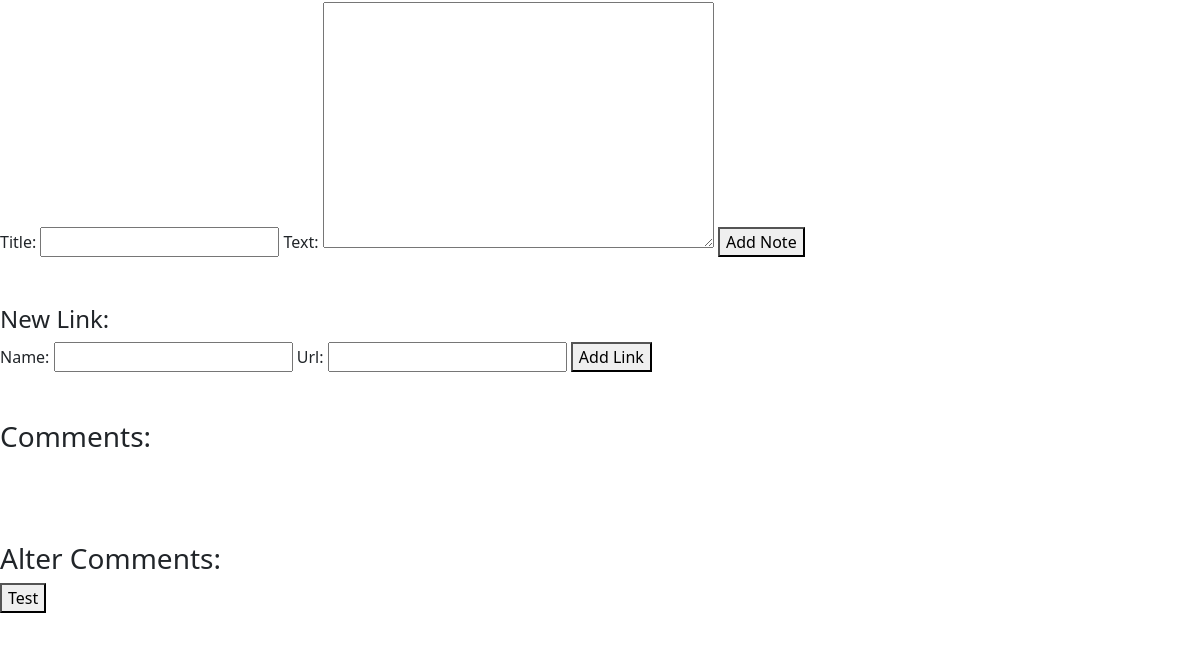
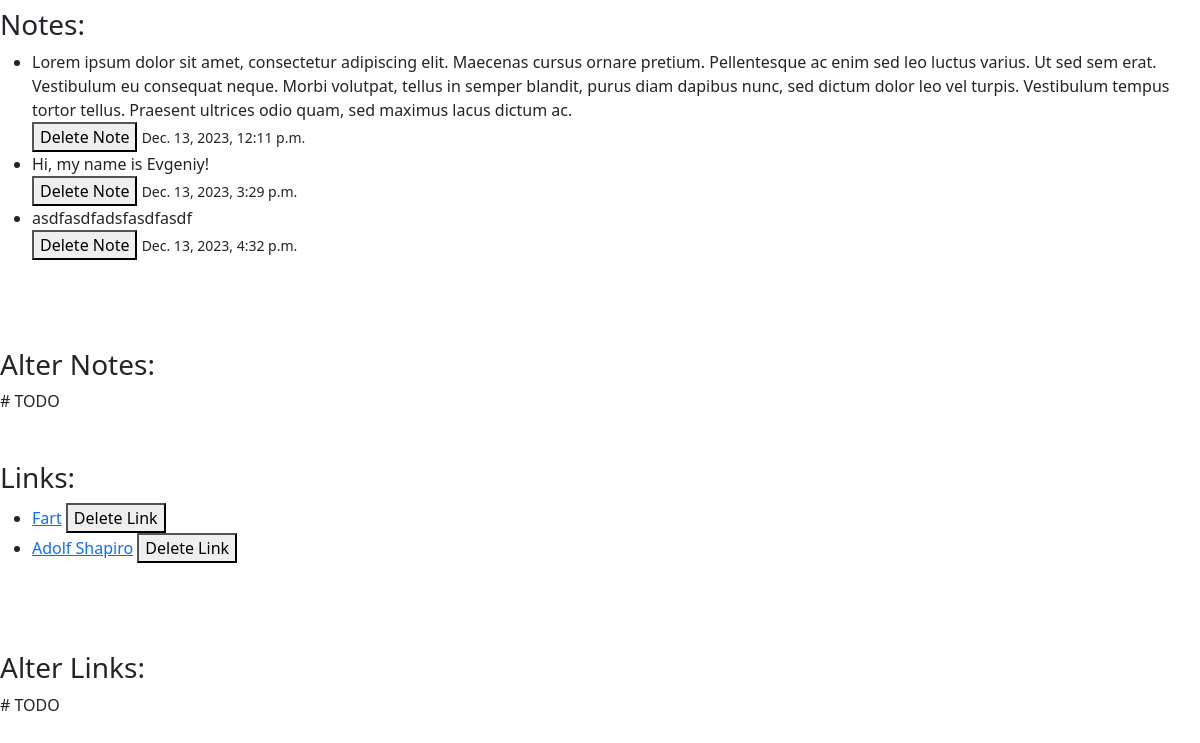
Before: /work_space/2 (signed in, lower part) with the older database file (2 pictures, top to bottom).
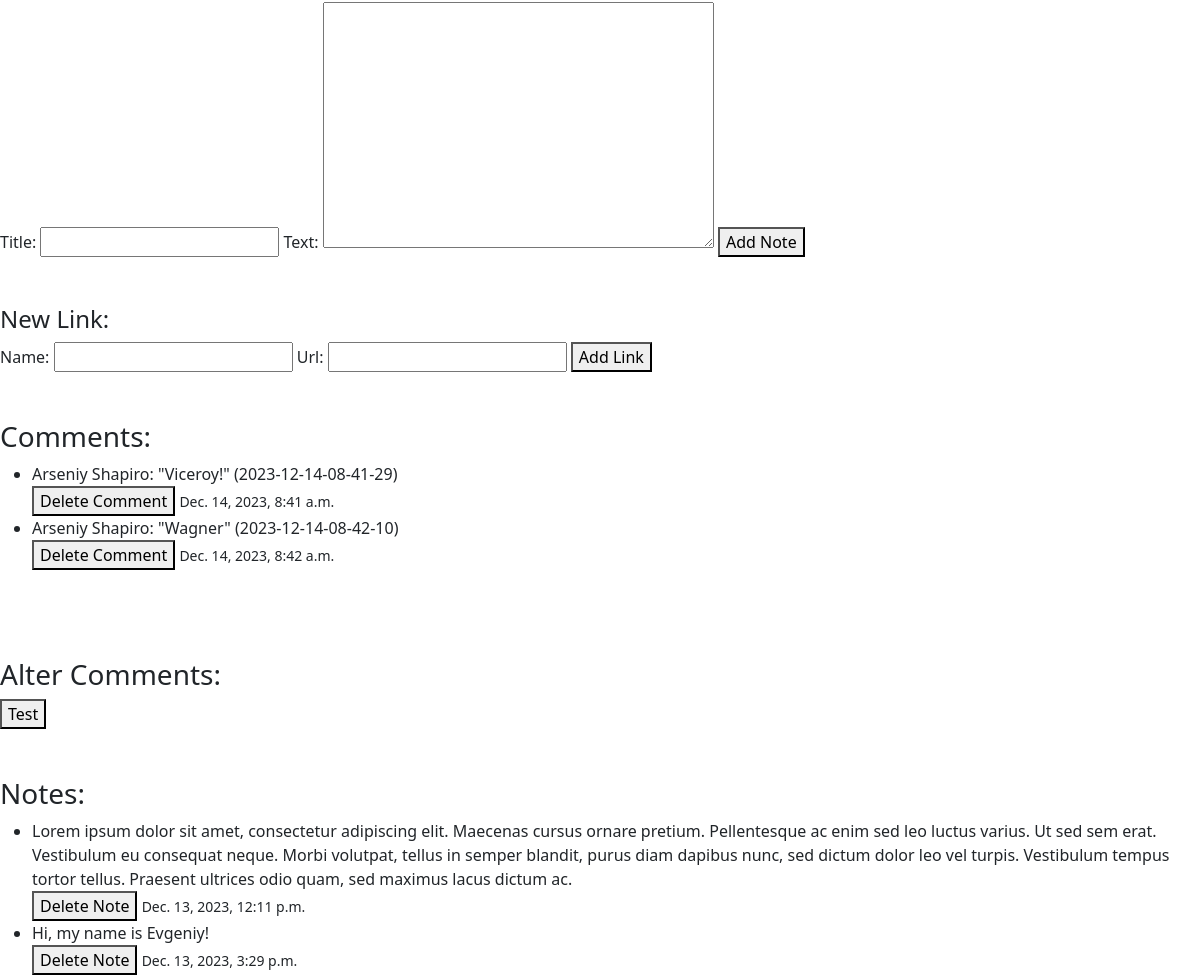
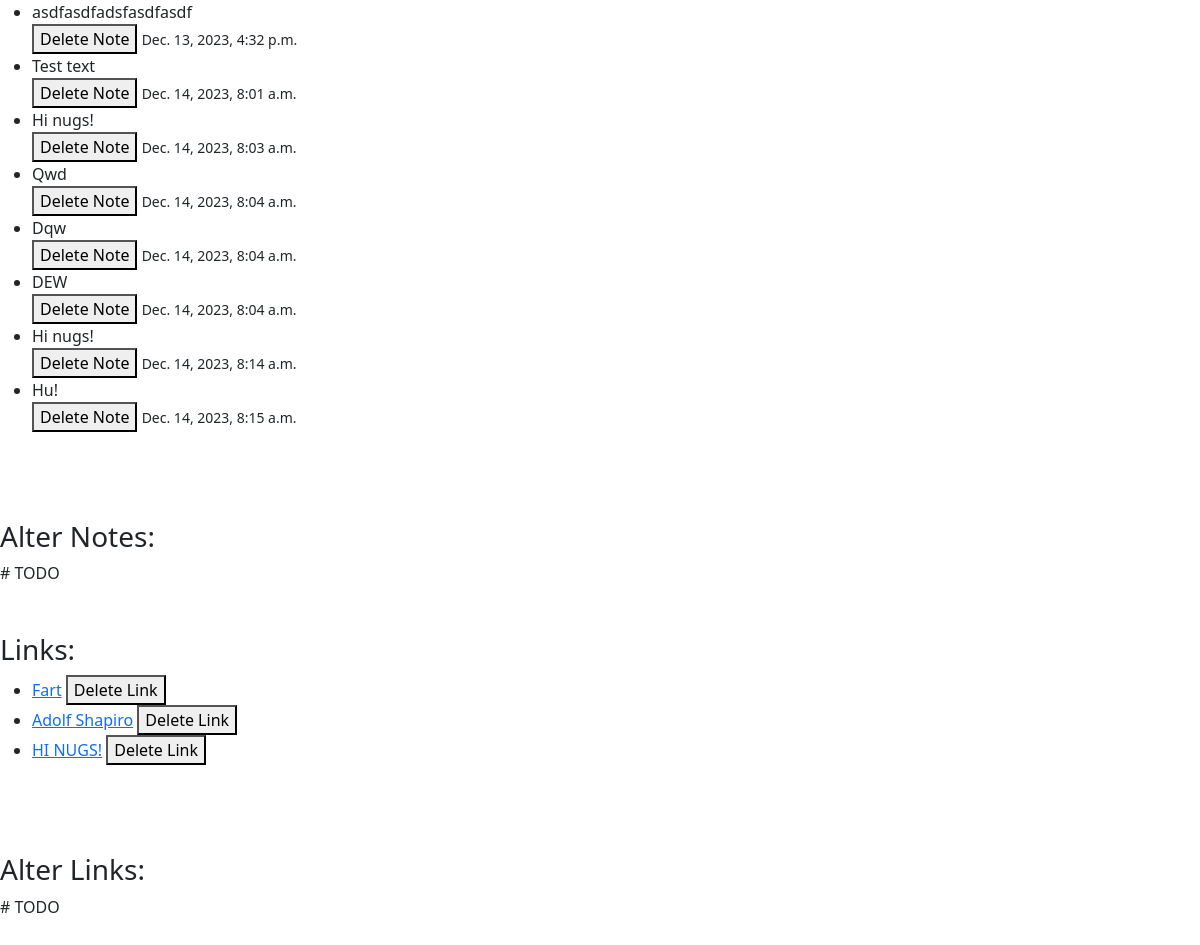
After: the same page with the newer database file (2 pictures, top to bottom).
### work_space_parts/models.py (models this page shows)
class Note(models.Model):
    work_space = models.ForeignKey(WorkSpace, on_delete=models.CASCADE, related_name="notes")
    user = models.ForeignKey(User, on_delete=models.CASCADE, related_name="notes")
    title = models.CharField(max_length=50)
    text = models.TextField()
    created = models.DateTimeField(auto_now_add=True)
    def __str__(self):
        return self.text

class Link(models.Model):
    work_space = models.ForeignKey(WorkSpace, on_delete=models.CASCADE, related_name="links")
    user = models.ForeignKey(User, on_delete=models.CASCADE, related_name="links")
    name = models.CharField(max_length=50)
    url = models.URLField()
    def __str__(self):
        return self.name

class Comment(models.Model):
    work_space = models.ForeignKey(WorkSpace, on_delete=models.CASCADE, related_name="comments")
    user = models.ForeignKey(User, on_delete=models.CASCADE, related_name="comments")
    reply_to = models.ForeignKey("self", on_delete=models.CASCADE, blank=True, null=True, related_name="replies")
    text = models.TextField()
    created = models.DateTimeField(auto_now_add=True)
    def get_creation_time(self):
        return self.created.strftime(SAVING_TIME_FORMAT)
    def __str__(self):
        if self.work_space.guests.all():
            return f'{self.user}: "{self.text}" ({self.get_creation_time()})'
        return f'"{self.text}" ({self.get_creation_time()})'

### work_space/models.py (models this page shows, shortened)
class WorkSpace(models.Model):
    owner = models.ForeignKey(User, on_delete=models.CASCADE, related_name="work_spaces")
    guests = models.ManyToManyField(User, related_name="guest_work_spaces")
    title = models.CharField(max_length=50)
    archived = models.BooleanField(default=False)
    share_sources = models.BooleanField(default=False)
    def __str__(self):
        return self.title

### user_management/models.py (models this page shows)
class User(AbstractUser):
    def __str__(self):
        return f"{self.first_name} {self.last_name}"

### work_space/views.py (the view)
# urls.py: path("work_space/<int:space_id>", views.work_space_view, name="space_view")
@login_required
def work_space_view(request, space_id):
    space = check_work_space(space_id, request.user)
    params = {
        "space": space,
        "papers": space.papers.all(),
        "books": space.sources.all(),
        "comments": space.comments.all(),
        "notes": space.notes.all(),
        "links": space.links.all(),
        "form": NewPaperForm(),
        "book_form": BookForm(),
        "article_form": ArticleForm(),
        "chapter_form": ChapterForm(),
        "webpage_form": WebpageForm(),
        "comment_form": NewCommentForm(),
        "alter_comment_form": AlterCommentForm(),
        "note_form": NewNoteForm(),
        "alter_note_form": AlterNoteForm(),
        "link_form": NewLinkForm(),
        "alter_link_form": AlterLinkForm(),
        "rename_form": RenameSpaceForm().set_initial(space),
    }
    return render(request, "work_space/work_space_view.html", params)

### paper_work/forms.py (shortened to what this page needs)
class NewPaperForm(forms.Form):
    title = forms.CharField(max_length=50)

### bookshelf/forms.py
class BookForm(CommonFields):
    source_type = forms.CharField(widget=forms.HiddenInput(attrs={"value": "book"}))
    title = forms.CharField()
    publishing_house = forms.CharField()
    year = forms.CharField()

### bookshelf/models.py (called while the page is built)
    def __str__(self):
        return self.title

### paper_work/models.py (called while the page is built)
    def __str__(self):
        return self.title

### utils/verification.py (called while the page is built)
def check_work_space(space_id: int, user: User) -> WorkSpace | Http404 | PermissionDenied:
    try:
        space = WorkSpace.objects.get(pk=space_id)
    except ObjectDoesNotExist:
        raise Http404
    else:
        if space.owner != user and user not in space.guests.all():
            raise PermissionDenied
    return space

### work_space/forms.py (called while the page is built)
    def set_initial(self, space: WorkSpace):
        self.fields["new_title"].initial = space.title
        return self

### templates/work_space/work_space_view.html (shortened to what this page needs)
{% extends "layout.html" %}
{% load static %}
{% block css %}
    <link href="{% static 'css/work_space/styles.css' %}" rel="stylesheet">
{% endblock %}
{% block body %}
    <h3 id="space_title">{{ space }}</h3><br><br>
    <br><br>
    <br><br>
    <br><br>
    <br><br><br>
    <br><br><br><br>
    <br><br>
    <form action="{% url 'work_space_parts:leave_note' space.pk %}" id="note_form" method="post">
        {{ note_form }}
        <button type="submit">Add Note</button>
    </form><br><br>
    <h4>New Link:</h4>
    <form action="{% url 'work_space_parts:add_link' space.pk %}" id="link_form" method="post">
        {{ link_form }}
        <button type="submit">Add Link</button>
    </form><br><br>
    <h3>Comments:</h3>
    <ul>
        {% for comment in comments %}
        <div id="comment_{{ comment.pk }}">
            <li>{{ comment }}</li>
            <button onclick="return delete_comment('{{ comment.pk }}')" type="button">Delete Comment</button>
            <small>{{ comment.created }}</small>
        </div>
        {% endfor %}
    </ul><br><br><br>
    <h3>Alter Comments:</h3>
    <button type="button" onclick="return leave_comment('{{ space.pk }}')">Test</button>
    <br><br><br>
    <h3>Notes:</h3>
    <ul>
        {% for note in notes %}
            <div id="note_{{ note.pk }}">
                <li>{{ note }}</li>
                <button onclick="return delete_note('{{ note.pk }}')" type="button">Delete Note</button>
                <small>{{ note.created }}</small>
            </div>
        {% endfor %}
    </ul><br><br><br>
    <h3>Alter Notes:</h3>
    # TODO
    <br><br><br>
    <h3>Links:</h3>
    <ul>
        {% for link in links %}
            <div id="link_{{ link.pk }}">
                <li>
                    <a href="{{ link.url }}">{{ link }}</a>
                    <button onclick="return delete_link('{{ link.pk }}')" type="button">Delete Link</button>
                </li>
            </div>
        {% endfor %}
    </ul><br><br><br>
    <h3>Alter Links:</h3>
    # TODO
    <br><br><br>
{% endblock %}

Changed rows visible on the page:
added Comment: work_space+user+text "Arseniy Shapiro: \"Viceroy!\" (2023-12-14-08-41-29)", created "Dec. 14, 2023, 8:41 a.m."
added Comment: work_space+user+text "Arseniy Shapiro: \"Wagner\" (2023-12-14-08-42-10)", created "Dec. 14, 2023, 8:42 a.m."
added Note: text "Test text", created "Dec. 14, 2023, 8:01 a.m."
added Note: text "Hi nugs!", created "Dec. 14, 2023, 8:03 a.m."
added Note: text "Qwd", created "Dec. 14, 2023, 8:04 a.m."
added Note: text "Dqw", created "Dec. 14, 2023, 8:04 a.m."
added Note: text "DEW", created "Dec. 14, 2023, 8:04 a.m."
added Note: text "Hi nugs!", created "Dec. 14, 2023, 8:14 a.m."
added Note: text "Hu!", created "Dec. 14, 2023, 8:15 a.m."
added Link: name "HI NUGS!"
